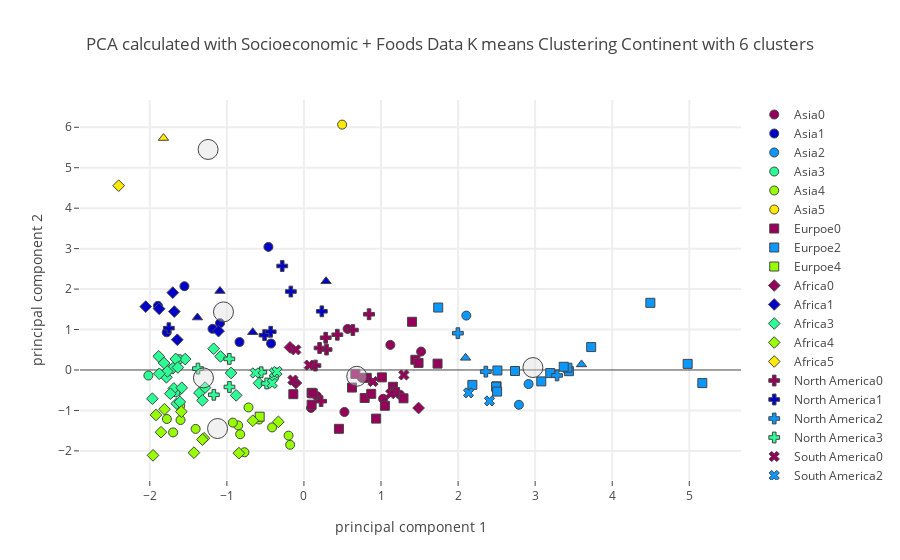

The code cell stored with this chart in its notebook:
### Code cell
plot_plotly(socio_pca_dropped_df,"Continent",continent_centers_socio,6,"Socioeconomic + Foods",'')

### Figure 1 — Plotly figure (JSON) as saved in the notebook; plotly's stock layout.template omitted (floating-point values rounded to 4 significant figures)
{"data": [{"marker": {"color": "rgb(150,0,90)", "line": {"width": 1}, "size": 9, "symbol": 0}, "mode": "markers", "name": "Asia0", "text": ["Armenia", "Brunei Darussalam", "Cyprus", "Kazakhstan", "Mongolia", "Oman", "Republic of Korea", "Saudi Arabia", "United Arab Emirates"], "type": "scatter", "uid": "1a0d6ea8-29ce-4b7d-b1d6-30267d4cb531", "x": [0.09279, 1.52, 1.121, 1.028, 0.1701, 0.7516, 0.567, 0.5257, 1.246], "y": [-0.9383, 0.4556, 0.6197, -0.7117, -0.6468, -0.1935, 1.015, -1.038, -0.6096]}, {"marker": {"color": "rgb(0,0,200)", "line": {"width": 1}, "size": 9, "symbol": 0}, "mode": "markers", "name": "Asia1", "text": ["Indonesia", "Lebanon", "Malaysia", "Myanmar", "Philippines", "Sri Lanka", "Thailand", "Viet Nam"], "type": "scatter", "uid": "44defd10-4ffd-425e-93fa-bfe2a09c8d3c", "x": [-1.78, -0.4267, -0.4608, -0.8358, -1.55, -1.894, -1.089, -1.186], "y": [0.9317, 0.6543, 3.043, 0.691, 2.071, 1.586, 1.158, 1.016]}, {"marker": {"color": "rgb(10,152,255)", "line": {"width": 1}, "size": 9, "symbol": 0}, "mode": "markers", "name": "Asia2", "text": ["Israel", "Japan", "Kuwait"], "type": "scatter", "uid": "35240b21-a3fe-4522-a9be-04c8996220b2", "x": [2.915, 2.107, 2.789], "y": [-0.3477, 1.345, -0.8598]}, {"marker": {"color": "rgb(44,255,150)", "line": {"width": 1}, "size": 9, "symbol": 0}, "mode": "markers", "name": "Asia3", "text": ["Bangladesh", "Cambodia", "China, mainland", "India", "Lao People's Democratic Republic", "Timor-Leste"], "type": "scatter", "uid": "40a47254-edfe-4587-8a6b-10d0c71ad835", "x": [-2.018, -1.616, -0.3854, -1.634, -1.667, -1.713], "y": [-0.1371, 0.268, -0.1792, -0.5239, -0.5517, 0.02994]}, {"marker": {"color": "rgb(151,255,0)", "line": {"width": 1}, "size": 9, "symbol": 0}, "mode": "markers", "name": "Asia4", "text": ["Afghanistan", "Azerbaijan", "Georgia", "Iran (Islamic Republic of)", "Iraq", "Jordan", "Kyrgyzstan", "Nepal", "Pakistan", "Tajikistan", "Turkey", "Turkmenistan", "Uzbekistan", "Yemen"], "type": "scatter", "uid": "244fa057-88d1-4ca2-953c-f2d80401d417", "x": [-1.697, -0.7716, -0.8532, -0.9224, -1.405, -0.5828, -0.4132, -1.779, -0.7191, -1.605, -0.1997, -0.1789, -0.8269, -1.601], "y": [-1.543, -2.033, -1.37, -1.301, -1.457, -1.224, -1.42, -1.212, -0.9256, -0.8857, -1.623, -1.849, -1.588, -1.236]}, {"marker": {"color": "rgb(255,234,0)", "line": {"width": 1}, "size": 9, "symbol": 0}, "mode": "markers", "name": "Asia5", "text": ["Maldives"], "type": "scatter", "uid": "d7fdc322-36c6-4315-a0e8-8ebeb54e2864", "x": [0.4958], "y": [6.065]}, {"marker": {"color": "rgb(150,0,90)", "line": {"width": 1}, "size": 9, "symbol": 1}, "mode": "markers", "name": "Eurpoe0", "text": ["Albania", "Belarus", "Bulgaria", "Croatia", "Czechia", "Estonia", "Greece", "Hungary", "Italy", "Latvia", "Lithuania", "Montenegro", "Poland", "Portugal", "Romania", "Russian Federation", "Serbia", "Slovakia", "Slovenia", "Ukraine"], "type": "scatter", "uid": "6343682a-d7b4-4cfb-853b-47546ecdb797", "x": [0.9365, 1.012, 0.1, 0.6674, 1.155, 1.05, 1.446, 0.6233, 1.487, 0.8152, 1.734, 1.292, 0.7881, 1.403, 0.4538, 0.8732, -0.1376, 0.0993, 1.182, 0.1144], "y": [-1.202, -0.1822, -0.8579, -0.09693, -0.4149, -0.8846, 0.2527, -0.4345, 0.1751, -0.1941, 0.1574, -0.7003, -0.6921, 1.192, -1.454, -0.5896, -0.5981, -0.5645, -0.5447, -0.5779]}, {"marker": {"color": "rgb(0,0,200)", "line": {"width": 1}, "size": 9, "symbol": 1}, "mode": "markers", "name": "Eurpoe1", "text": [], "type": "scatter", "uid": "94651a11-d393-47b6-8c71-d26c2eb82976", "x": [], "y": []}, {"marker": {"color": "rgb(10,152,255)", "line": {"width": 1}, "size": 9, "symbol": 1}, "mode": "markers", "name": "Eurpoe2", "text": ["Austria", "Belgium", "Denmark", "Finland", "France", "Germany", "Iceland", "Ireland", "Luxembourg", "Malta", "Netherlands", "Norway", "Spain", "Sweden", "Switzerland", "United Kingdom"], "type": "scatter", "uid": "7014b354-70c2-40d2-a99b-48c21f998b10", "x": [2.499, 5.169, 2.739, 3.08, 2.51, 2.494, 4.495, 2.506, 4.979, 3.438, 3.419, 3.727, 1.742, 3.371, 3.196, 2.185], "y": [-0.4041, -0.3243, -0.0258, -0.2819, -0.01235, -0.4146, 1.66, -0.5334, 0.1507, -0.02945, 0.0571, 0.5664, 1.544, 0.07984, -0.07609, -0.3679]}, {"marker": {"color": "rgb(44,255,150)", "line": {"width": 1}, "size": 9, "symbol": 1}, "mode": "markers", "name": "Eurpoe3", "text": [], "type": "scatter", "uid": "4c55c427-22fd-4663-94fe-ae6ad6029be9", "x": [], "y": []}, {"marker": {"color": "rgb(151,255,0)", "line": {"width": 1}, "size": 9, "symbol": 1}, "mode": "markers", "name": "Eurpoe4", "text": ["Bosnia and Herzegovina"], "type": "scatter", "uid": "32be4ac2-84e8-444d-979c-db793df0bdc1", "x": [-0.5742], "y": [-1.155]}, {"marker": {"color": "rgb(255,234,0)", "line": {"width": 1}, "size": 9, "symbol": 1}, "mode": "markers", "name": "Eurpoe5", "text": [], "type": "scatter", "uid": "6e3628f8-18f2-4395-9559-daa0b705fef1", "x": [], "y": []}, {"marker": {"color": "rgb(150,0,90)", "line": {"width": 1}, "size": 9, "symbol": 2}, "mode": "markers", "name": "Africa0", "text": ["Gabon", "Mauritius", "Sudan"], "type": "scatter", "uid": "b78ecfb1-402f-4196-96f2-07478b7be546", "x": [-0.1806, -0.1048, 1.487], "y": [0.5589, -0.3221, -0.94]}, {"marker": {"color": "rgb(0,0,200)", "line": {"width": 1}, "size": 9, "symbol": 2}, "mode": "markers", "name": "Africa1", "text": ["Congo (note no data in Food suppley tables for DRC)", "CÃƒÂ´te d'Ivoire", "Ghana", "Rwanda", "Sierra Leone", "Uganda"], "type": "scatter", "uid": "731b09ae-54f7-4c80-a9fd-683b8925aab8", "x": [-1.108, -2.053, -1.702, -1.878, -1.643, -1.682], "y": [0.9615, 1.566, 1.912, 1.513, 0.7478, 1.444]}, {"marker": {"color": "rgb(10,152,255)", "line": {"width": 1}, "size": 9, "symbol": 2}, "mode": "markers", "name": "Africa2", "text": [], "type": "scatter", "uid": "ccb56efa-2a55-446e-8691-7b6653595d15", "x": [], "y": []}, {"marker": {"color": "rgb(44,255,150)", "line": {"width": 1}, "size": 9, "symbol": 2}, "mode": "markers", "name": "Africa3", "text": ["Angola", "Benin", "Botswana", "Cabo Verde", "Cameroon", "Central African Republic", "Gambia", "Guinea", "Guinea-Bissau", "Kenya", "Liberia", "Madagascar", "Malawi", "Mozambique", "Namibia", "Nigeria", "Senegal", "Eswatini", "Togo", "Tunisia", "United Republic of Tanzania", "Zambia", "Zimbabwe"], "type": "scatter", "uid": "0ddee975-55ba-4edb-b9e0-b66b09014617", "x": [-1.082, -1.541, -0.8796, -0.5825, -1.663, -1.171, -1.65, -1.784, -1.815, -1.356, -1.7, -1.688, -1.967, -1.772, -0.9454, -1.884, -1.585, -1.317, -1.877, -1.283, -1.635, -1.733, -1.61], "y": [0.3348, 0.2693, -0.6274, -0.3287, 0.2718, 0.5252, -0.8311, -0.1804, 0.1723, -0.5668, 0.04394, -0.4558, -0.7106, -0.03611, -0.07411, 0.3372, -0.4406, -0.7509, -0.09294, -0.4353, 0.06345, -0.5874, -0.7892]}, {"marker": {"color": "rgb(151,255,0)", "line": {"width": 1}, "size": 9, "symbol": 2}, "mode": "markers", "name": "Africa4", "text": ["Algeria", "Burkina Faso", "Chad", "Egypt", "Ethiopia", "Lesotho", "Mali", "Mauritania", "Morocco", "Niger", "South Africa"], "type": "scatter", "uid": "8ba63dc2-06c2-401a-a131-69b71f8ef0de", "x": [-0.8441, -1.854, -1.809, -1.427, -1.92, -1.958, -1.297, -0.6634, -1.317, -1.59, -0.3317], "y": [-2.056, -1.537, -0.97, -2.044, -1.113, -2.111, -1.688, -1.255, -1.719, -1.03, -1.282]}, {"marker": {"color": "rgb(255,234,0)", "line": {"width": 1}, "size": 9, "symbol": 2}, "mode": "markers", "name": "Africa5", "text": ["Sao Tome and Principe"], "type": "scatter", "uid": "ed0efd55-4e58-403a-b7e4-148c47d62892", "x": [-2.404], "y": [4.556]}, {"marker": {"color": "rgb(150,0,90)", "line": {"width": 1}, "size": 9, "symbol": 3}, "mode": "markers", "name": "North America0", "text": ["Antigua and Barbuda", "Barbados", "Costa Rica", "Mexico", "Panama", "Saint Kitts and Nevis", "Saint Vincent and the Grenadines", "Trinidad and Tobago"], "type": "scatter", "uid": "346a7728-d022-431a-a4c2-4bb115a8a0ed", "x": [0.8448, 0.6348, 0.2934, 0.2231, 0.1491, 0.4334, 0.2824, 0.2032], "y": [1.378, 0.9877, 0.5053, -0.7706, 0.1098, 0.8713, 0.797, 0.5441]}, {"marker": {"color": "rgb(0,0,200)", "line": {"width": 1}, "size": 9, "symbol": 3}, "mode": "markers", "name": "North America1", "text": ["Dominica", "Dominican Republic", "Grenada", "Haiti", "Jamaica", "Saint Lucia"], "type": "scatter", "uid": "03279ac5-7fe6-4475-8d6e-95fc1d41a702", "x": [-0.2816, -0.5108, -0.1699, -1.753, -0.4315, 0.2324], "y": [2.571, 0.861, 1.939, 1.034, 0.9456, 1.451]}, {"marker": {"color": "rgb(10,152,255)", "line": {"width": 1}, "size": 9, "symbol": 3}, "mode": "markers", "name": "North America2", "text": ["Bahamas", "Canada", "United States of America"], "type": "scatter", "uid": "e060c99d-a352-4d24-853f-809a95ed26ae", "x": [1.998, 2.36, 3.284], "y": [0.9095, -0.0409, -0.1346]}, {"marker": {"color": "rgb(44,255,150)", "line": {"width": 1}, "size": 9, "symbol": 3}, "mode": "markers", "name": "North America3", "text": ["Belize", "Cuba", "El Salvador", "Guatemala", "Honduras", "Nicaragua"], "type": "scatter", "uid": "79ee49a2-1654-49ec-b71c-418f57ac1b2b", "x": [-0.5541, -0.4839, -0.9683, -1.375, -0.9662, -1.169], "y": [-0.05601, -0.3338, 0.2742, 0.03483, -0.42, -0.6127]}, {"marker": {"color": "rgb(151,255,0)", "line": {"width": 1}, "size": 9, "symbol": 3}, "mode": "markers", "name": "North America4", "text": [], "type": "scatter", "uid": "d5a80b08-0010-4209-a408-5ac7a3483075", "x": [], "y": []}, {"marker": {"color": "rgb(255,234,0)", "line": {"width": 1}, "size": 9, "symbol": 3}, "mode": "markers", "name": "North America5", "text": [], "type": "scatter", "uid": "828e36a4-e9f0-4611-a0ac-08f3802d366c", "x": [], "y": []}, {"marker": {"color": "rgb(150,0,90)", "line": {"width": 1}, "size": 9, "symbol": 4}, "mode": "markers", "name": "South America0", "text": ["Brazil", "Chile", "Colombia", "Ecuador", "Paraguay", "Venezuela (Bolivarian Republic of)"], "type": "scatter", "uid": "fe3f8edf-fb18-4d02-9180-89e899a3c5db", "x": [1.297, 1.126, 0.06953, -0.1052, -0.1425, 0.8962], "y": [-0.123, -0.5868, 0.12, 0.4987, -0.2492, -0.2852]}, {"marker": {"color": "rgb(0,0,200)", "line": {"width": 1}, "size": 9, "symbol": 4}, "mode": "markers", "name": "South America1", "text": [], "type": "scatter", "uid": "3bd64db2-ad4a-4f99-87c7-09f4c63bdf6f", "x": [], "y": []}, {"marker": {"color": "rgb(10,152,255)", "line": {"width": 1}, "size": 9, "symbol": 4}, "mode": "markers", "name": "South America2", "text": ["Argentina", "Uruguay"], "type": "scatter", "uid": "8e48a25e-de22-468d-9e0a-c4334a261d1a", "x": [2.136, 2.407], "y": [-0.5656, -0.7645]}, {"marker": {"color": "rgb(44,255,150)", "line": {"width": 1}, "size": 9, "symbol": 4}, "mode": "markers", "name": "South America3", "text": ["Bolivia (Plurinational State of)", "Guyana", "Peru", "Suriname"], "type": "scatter", "uid": "5a542e4f-446c-421d-ba21-23d2d61f2e50", "x": [-0.4103, -0.3831, -0.6306, -0.3493], "y": [-0.3301, -0.06744, -0.07271, -0.03713]}, {"marker": {"color": "rgb(151,255,0)", "line": {"width": 1}, "size": 9, "symbol": 4}, "mode": "markers", "name": "South America4", "text": [], "type": "scatter", "uid": "5bff657a-4980-42f0-a0d0-055712a8742c", "x": [], "y": []}, {"marker": {"color": "rgb(255,234,0)", "line": {"width": 1}, "size": 9, "symbol": 4}, "mode": "markers", "name": "South America5", "text": [], "type": "scatter", "uid": "525321fe-1513-48bb-838b-643437ce0ec6", "x": [], "y": []}, {"marker": {"color": "rgb(150,0,90)", "line": {"width": 1}, "size": 9, "symbol": 5}, "mode": "markers", "name": "Australia0", "text": [], "type": "scatter", "uid": "7a4b8813-c0ce-4339-946b-31551eaf4c28", "x": [], "y": []}, {"marker": {"color": "rgb(0,0,200)", "line": {"width": 1}, "size": 9, "symbol": 5}, "mode": "markers", "name": "Australia1", "text": ["Fiji", "Samoa", "Solomon Islands", "Vanuatu"], "type": "scatter", "uid": "1bcf6d7e-2d20-473d-a4b8-ce6c68a772ff", "x": [-0.6646, 0.2869, -1.382, -1.09], "y": [0.9326, 2.193, 1.297, 1.953]}, {"marker": {"color": "rgb(10,152,255)", "line": {"width": 1}, "size": 9, "symbol": 5}, "mode": "markers", "name": "Australia2", "text": ["Australia", "New Zealand"], "type": "scatter", "uid": "3f9d2d52-aa22-4f52-8c37-a2f08e840be1", "x": [3.601, 2.097], "y": [0.1377, 0.3004]}, {"marker": {"color": "rgb(44,255,150)", "line": {"width": 1}, "size": 9, "symbol": 5}, "mode": "markers", "name": "Australia3", "text": [], "type": "scatter", "uid": "438cb2c1-77a8-46e8-90a7-9e32a1e5f82c", "x": [], "y": []}, {"marker": {"color": "rgb(151,255,0)", "line": {"width": 1}, "size": 9, "symbol": 5}, "mode": "markers", "name": "Australia4", "text": [], "type": "scatter", "uid": "fe280f3c-817e-4bc8-9f11-564ae3ac4911", "x": [], "y": []}, {"marker": {"color": "rgb(255,234,0)", "line": {"width": 1}, "size": 9, "symbol": 5}, "mode": "markers", "name": "Australia5", "text": ["Kiribati"], "type": "scatter", "uid": "641f7662-4b5c-4415-87e1-11c559f125ad", "x": [-1.822], "y": [5.733]}, {"marker": {"color": "rgba(220, 220, 220, .4)", "line": {"width": 1}, "size": 20}, "mode": "markers", "name": "Center", "type": "scatter", "uid": "91822ad5-2137-49d7-a2f5-bd71ff6e24e1", "x": [0.6853, -1.044, 2.971, -1.304, -1.121, -1.243], "y": [-0.1557, 1.436, 0.06029, -0.195, -1.447, 5.452]}], "layout": {"hovermode": "closest", "showlegend": true, "title": {"text": "PCA calculated with Socioeconomic + Foods Data K means Clustering Continent with 6 clusters"}, "xaxis": {"gridwidth": 2, "ticklen": 5, "title": {"text": "principal component 1"}, "zeroline": false}, "yaxis": {"gridwidth": 2, "ticklen": 5, "title": {"text": "principal component 2"}}}}
